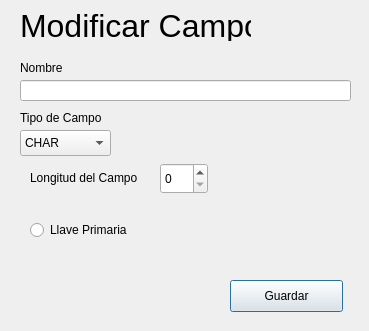
<?xml version="1.0" encoding="UTF-8"?>
<ui version="4.0">
 <class>DialogModificarCampo</class>
 <widget class="QDialog" name="DialogModificarCampo">
  <property name="geometry">
   <rect>
    <x>0</x>
    <y>0</y>
    <width>369</width>
    <height>331</height>
   </rect>
  </property>
  <property name="windowTitle">
   <string>Dialog</string>
  </property>
  <widget class="QLineEdit" name="T_ModificarNombre">
   <property name="geometry">
    <rect>
     <x>20</x>
     <y>80</y>
     <width>331</width>
     <height>21</height>
    </rect>
   </property>
  </widget>
  <widget class="QLabel" name="label">
   <property name="geometry">
    <rect>
     <x>20</x>
     <y>10</y>
     <width>231</width>
     <height>31</height>
    </rect>
   </property>
   <property name="font">
    <font>
     <pointsize>24</pointsize>
    </font>
   </property>
   <property name="text">
    <string>Modificar Campo</string>
   </property>
  </widget>
  <widget class="QLabel" name="label_2">
   <property name="geometry">
    <rect>
     <x>20</x>
     <y>60</y>
     <width>59</width>
     <height>16</height>
    </rect>
   </property>
   <property name="text">
    <string>Nombre</string>
   </property>
  </widget>
  <widget class="QLabel" name="label_3">
   <property name="geometry">
    <rect>
     <x>30</x>
     <y>170</y>
     <width>121</width>
     <height>16</height>
    </rect>
   </property>
   <property name="text">
    <string>Longitud del Campo</string>
   </property>
  </widget>
  <widget class="QPushButton" name="ModificarCampo">
   <property name="geometry">
    <rect>
     <x>230</x>
     <y>280</y>
     <width>113</width>
     <height>32</height>
    </rect>
   </property>
   <property name="text">
    <string>Guardar</string>
   </property>
  </widget>
  <widget class="QLabel" name="label_4">
   <property name="geometry">
    <rect>
     <x>20</x>
     <y>110</y>
     <width>121</width>
     <height>16</height>
    </rect>
   </property>
   <property name="text">
    <string>Tipo de Campo</string>
   </property>
  </widget>
  <widget class="QRadioButton" name="RB_ModificarLlave">
   <property name="geometry">
    <rect>
     <x>30</x>
     <y>220</y>
     <width>111</width>
     <height>20</height>
    </rect>
   </property>
   <property name="text">
    <string>Llave Primaria</string>
   </property>
  </widget>
  <widget class="QSpinBox" name="SB_ModificarLongitud">
   <property name="geometry">
    <rect>
     <x>160</x>
     <y>163</y>
     <width>48</width>
     <height>31</height>
    </rect>
   </property>
  </widget>
  <widget class="QComboBox" name="CB_ModificarTipo">
   <property name="geometry">
    <rect>
     <x>20</x>
     <y>130</y>
     <width>91</width>
     <height>26</height>
    </rect>
   </property>
   <item>
    <property name="text">
     <string>CHAR</string>
    </property>
   </item>
   <item>
    <property name="text">
     <string>INTF</string>
    </property>
   </item>
   <item>
    <property name="text">
     <string>DEC</string>
    </property>
   </item>
  </widget>
 </widget>
 <resources/>
 <connections/>
</ui>
